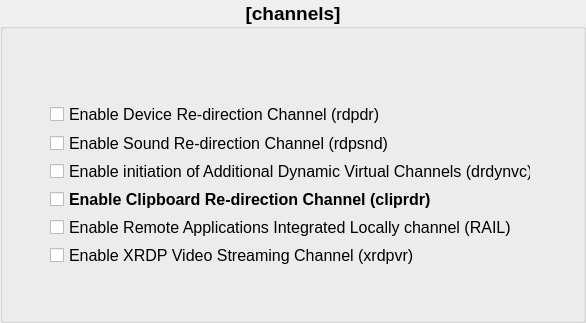
       <widget class="QGroupBox" name="groupBox_6">
        <property name="geometry">
         <rect>
          <x>495</x>
          <y>328</y>
          <width>586</width>
          <height>323</height>
         </rect>
        </property>
        <property name="font">
         <font>
          <pointsize>14</pointsize>
          <weight>75</weight>
          <bold>true</bold>
         </font>
        </property>
        <property name="autoFillBackground">
         <bool>false</bool>
        </property>
        <property name="title">
         <string>[channels]</string>
        </property>
        <property name="alignment">
         <set>Qt::AlignCenter</set>
        </property>
        <widget class="QCheckBox" name="useXrdpVrCheckBox">
         <property name="geometry">
          <rect>
           <x>50</x>
           <y>245</y>
           <width>481</width>
           <height>21</height>
          </rect>
         </property>
         <property name="font">
          <font>
           <family>Arial</family>
           <pointsize>12</pointsize>
           <weight>50</weight>
           <bold>false</bold>
          </font>
         </property>
         <property name="toolTip">
          <string/>
         </property>
         <property name="whatsThis">
          <string comment="This option enables bitmap caching in xrdp " extracomment="This option enables bitmap caching in xrdp "/>
         </property>
         <property name="layoutDirection">
          <enum>Qt::LeftToRight</enum>
         </property>
         <property name="text">
          <string>Enable XRDP Video Streaming Channel (xrdpvr)</string>
         </property>
        </widget>
        <widget class="QCheckBox" name="useClipRdrCheckBox">
         <property name="geometry">
          <rect>
           <x>50</x>
           <y>189</y>
           <width>481</width>
           <height>21</height>
          </rect>
         </property>
         <property name="font">
          <font>
           <family>Arial</family>
           <pointsize>12</pointsize>
          </font>
         </property>
         <property name="toolTip">
          <string/>
         </property>
         <property name="whatsThis">
          <string comment="This option enables bitmap caching in xrdp " extracomment="This option enables bitmap caching in xrdp "/>
         </property>
         <property name="layoutDirection">
          <enum>Qt::LeftToRight</enum>
         </property>
         <property name="text">
          <string>Enable Clipboard Re-direction Channel (cliprdr)</string>
         </property>
        </widget>
        <widget class="QCheckBox" name="useRdpSndCheckBox">
         <property name="geometry">
          <rect>
           <x>50</x>
           <y>133</y>
           <width>481</width>
           <height>21</height>
          </rect>
         </property>
         <property name="font">
          <font>
           <family>Arial</family>
           <pointsize>12</pointsize>
           <weight>50</weight>
           <bold>false</bold>
          </font>
         </property>
         <property name="toolTip">
          <string/>
         </property>
         <property name="whatsThis">
          <string comment="This option enables bitmap caching in xrdp " extracomment="This option enables bitmap caching in xrdp "/>
         </property>
         <property name="layoutDirection">
          <enum>Qt::LeftToRight</enum>
         </property>
         <property name="text">
          <string>Enable Sound Re-direction Channel (rdpsnd)</string>
         </property>
        </widget>
        <widget class="QCheckBox" name="useDrDynVcCheckBox">
         <property name="geometry">
          <rect>
           <x>50</x>
           <y>161</y>
           <width>481</width>
           <height>21</height>
          </rect>
         </property>
         <property name="font">
          <font>
           <family>Arial</family>
           <pointsize>12</pointsize>
           <weight>50</weight>
           <bold>false</bold>
          </font>
         </property>
         <property name="toolTip">
          <string/>
         </property>
         <property name="whatsThis">
          <string comment="This option enables bitmap caching in xrdp " extracomment="This option enables bitmap caching in xrdp "/>
         </property>
         <property name="layoutDirection">
          <enum>Qt::LeftToRight</enum>
         </property>
         <property name="autoFillBackground">
          <bool>false</bool>
         </property>
         <property name="text">
          <string>Enable initiation of Additional Dynamic Virtual Channels (drdynvc)</string>
         </property>
        </widget>
        <widget class="QCheckBox" name="useRAILCheckBox">
         <property name="geometry">
          <rect>
           <x>50</x>
           <y>217</y>
           <width>481</width>
           <height>21</height>
          </rect>
         </property>
         <property name="font">
          <font>
           <family>Arial</family>
           <pointsize>12</pointsize>
           <weight>50</weight>
           <bold>false</bold>
          </font>
         </property>
         <property name="toolTip">
          <string/>
         </property>
         <property name="whatsThis">
          <string comment="This option enables bitmap caching in xrdp " extracomment="This option enables bitmap caching in xrdp "/>
         </property>
         <property name="layoutDirection">
          <enum>Qt::LeftToRight</enum>
         </property>
         <property name="text">
          <string>Enable Remote Applications Integrated Locally channel (RAIL)</string>
         </property>
        </widget>
        <widget class="QCheckBox" name="useRdpDrCheckBox">
         <property name="geometry">
          <rect>
           <x>50</x>
           <y>104</y>
           <width>481</width>
           <height>21</height>
          </rect>
         </property>
         <property name="font">
          <font>
           <family>Arial</family>
           <pointsize>12</pointsize>
           <weight>50</weight>
           <italic>false</italic>
           <bold>false</bold>
          </font>
         </property>
         <property name="layoutDirection">
          <enum>Qt::LeftToRight</enum>
         </property>
         <property name="text">
          <string>Enable Device Re-direction Channel (rdpdr)</string>
         </property>
        </widget>
       </widget>
